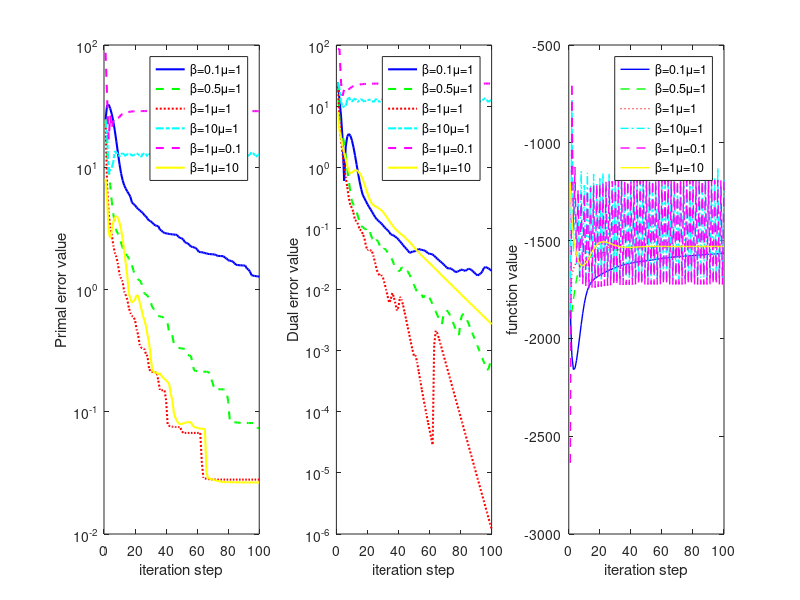

MATLAB code to generate this figure: (Note: this script raises an error after producing the figure.)
function Plot_NEW_DifferentPara()
isupdata=false;
if isupdata%If there is no data, recalculate.
    data='100';
    method='New';

    % different parameters
    mu=[1,1,1,1,0.1,10];
    rho=[0.1,0.5,1,10,1,1];

    A=struct();A.Oe=[];A.Ce=[];A.Fe=[];
    A.TTprimal=cell(length(rho),1);
    A.new_s=100;
    for k=1:length(rho)
        obj=Algorithms(data,method);
        obj.Method.rho=rho(k);
        obj.Method.mu=mu(k);
        A.TTprimal{k}=strcat('\rho=',num2str(rho(k)),'\mu=',num2str(mu(k)));

        [Oe,Ce,Fe]=Solve_All_convergence(obj,A.new_s);
        A.Oe=[A.Oe;Oe];A.Ce=[A.Ce;Ce];A.Fe=[A.Fe;Fe];
    end

    save('result/Figure2.mat','A')
end

load('result/Figure2.mat','A')
linestyle = {'-', '--', ':', '-.','--','-'};
colors = {'b', 'g', 'r', 'c', 'm', 'y', 'k'};
figure;
xdata=1:A.new_s;
for k=1:length(A.TTprimal)
    subplot(1,3,1)
    plot(1:A.new_s,A.Oe(k,:),'-','linewidth',1.5,'LineStyle', linestyle{k}, 'Color', colors{k});hold on;
    subplot(1,3,2)
    plot(1:A.new_s,A.Ce(k,:),'-','linewidth',1.5,'LineStyle', linestyle{k}, 'Color', colors{k});hold on;
    subplot(1,3,3)
    plot(1:A.new_s,A.Fe(k,:),'-','linewidth',1,'LineStyle', linestyle{k}, 'Color', colors{k});hold on;

end
ydata=[A.Oe;A.Ce;A.Fe];
subplot(1,3,1)
ylabel('Primal error value')
xlabel('iteration step')
legend(A.TTprimal); 
set(gca,'YScale', 'log');
subplot(1,3,2)
ylabel('Dual error value')
xlabel('iteration step')
legend(A.TTprimal)
set(gca,'YScale', 'log');
subplot(1,3,3)
ylabel('function value')
xlabel('iteration step')
legend(A.TTprimal)
%set(gca,'YScale', 'log');




data=[xdata',ydata'];
writematrix(data, 'Diff_Para.csv');
end